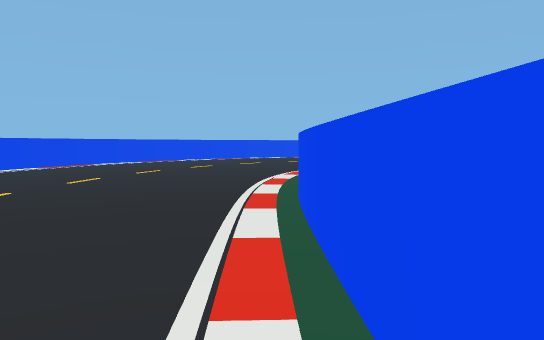
View 1 (above)

19 first-person views from a walk through a Unity game level. The camera is 1.2 m above the floor, tilts 4° down and sees 70° across. The floor is counted in squares, 2 m on a side. Each view is taken from the middle of a square. On the plan, view 1 faces up. The plan holds only what a view shows up to about 11 squares ahead; the rest is blank. The place goes on beyond the plan.

View 2
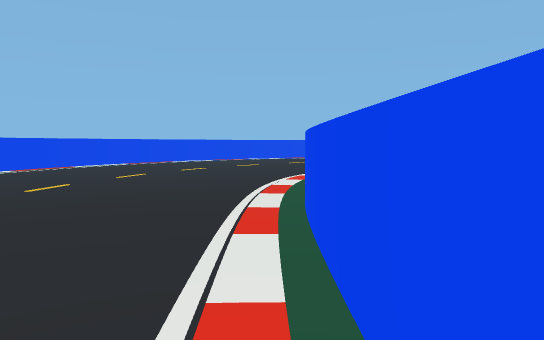

View 3
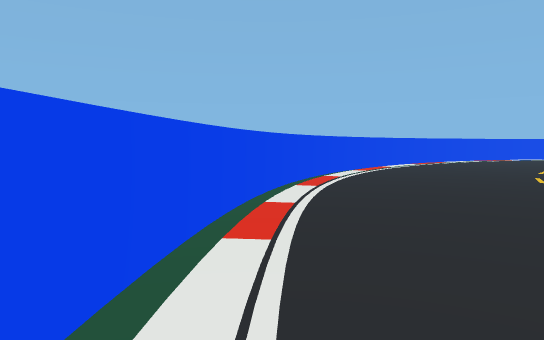

View 4
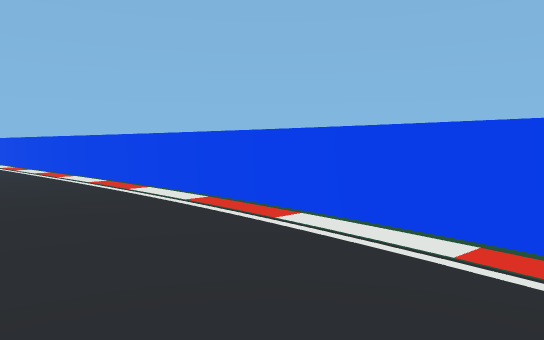

View 5
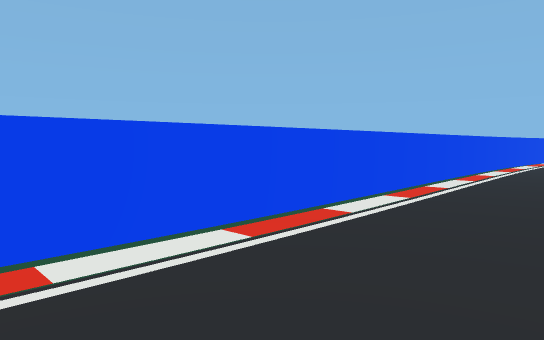

View 6
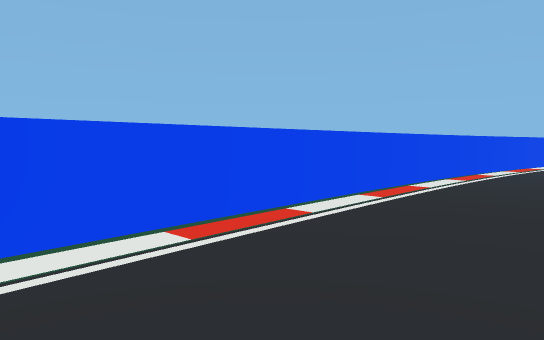

View 7
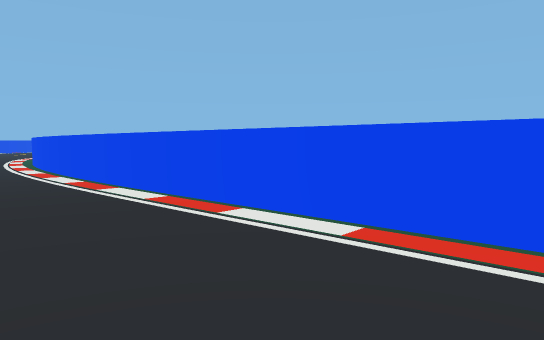

View 8
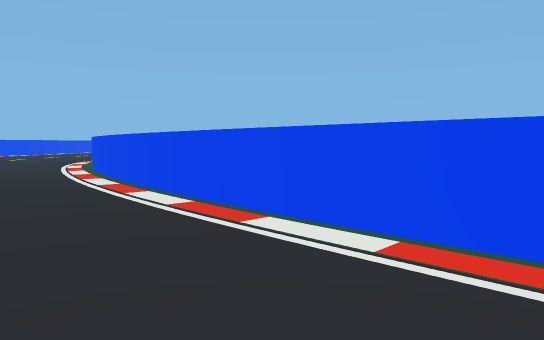

View 9
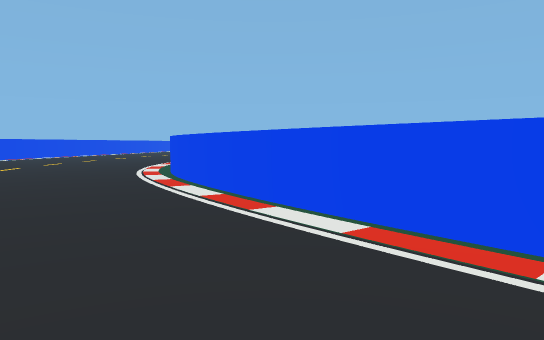

View 10
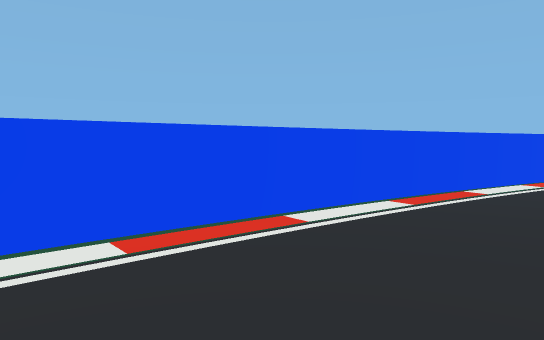

View 11
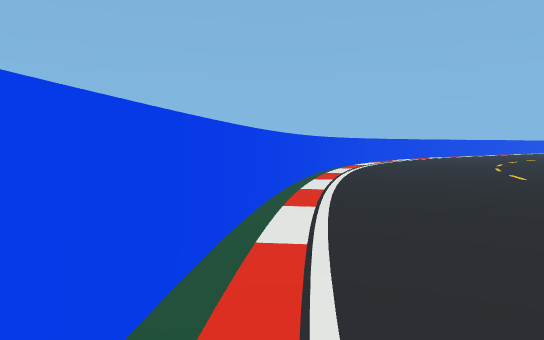

View 12
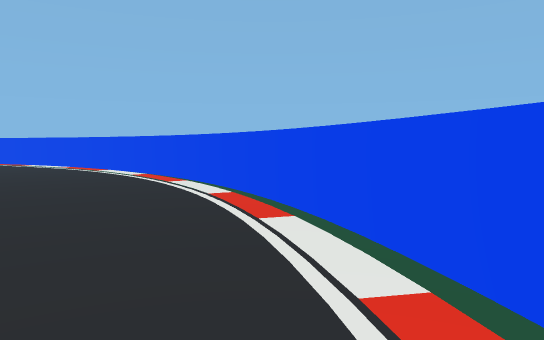

View 13
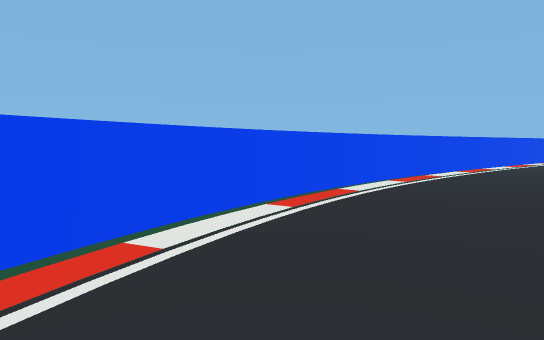

View 14
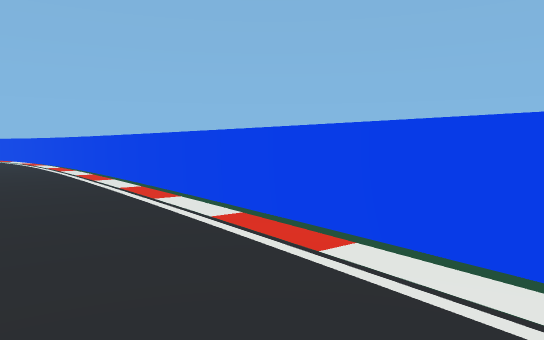

View 15
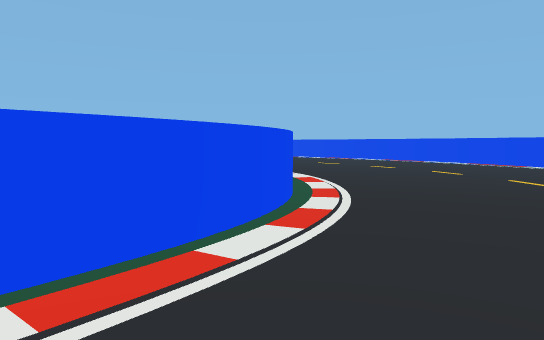

View 16
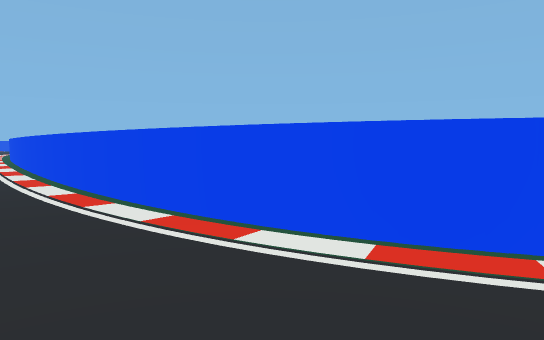

View 17
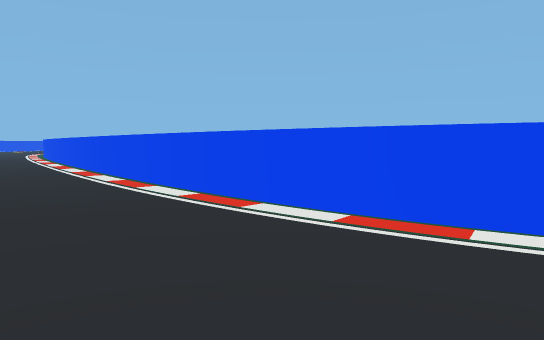

View 18
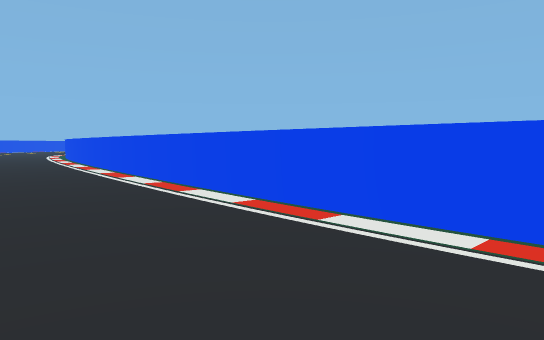

View 19
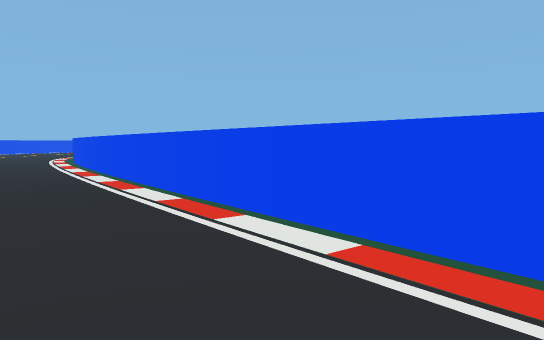

### Floor plan
Points are (right, up) in squares from view 1. A wall is a line through its corners. A room is listed if a view was taken in it or the views show most of it. See-through windows are left out.
Room 1 (views 1, 2, 3, 4, 5, 6, 7, 8, 9, 10, 11, 12, 13, 14, 15, 16, 17, 18, 19)
walls: (-6.8, 4.6) (-6.2, -7.6); (2.5, 9.9) (3.3, 10.5); (-6.5, 6.9) (-6.7, 4.4); (2.9, 10.2) (3.8, 10.7); (3.3, 10.4) (4.2, 10.8); (-6.2, 8.4) (-6.5, 6.8); (3.7, 10.7) (4.9, 11); (4.4, 10.9) (6.5, 11.3); (-5.4, 11) (-6.3, 8.3); (6.2, 11.2) (7.8, 11.2); (-4.2, 12.9) (-5.4, 10.8); (-3.8, 13.3) (-4.2, 12.8); (0.8, -8.2) (0.2, 4.6); (7.6, 11.4) (17.9, 10.2); (-6.3, -7.4) (-6.8, -12.2); (-2, 15.3) (-3.9, 13.3); (-1.5, 15.6) (-2, 15.2); (-0.1, 16.6) (-1.6, 15.6); (0.9, 17.1) (-0.2, 16.5); (1.9, 17.4) (0.9, 17); (0.3, -12.6) (0.6, -8.1); (4.5, 18.1) (1.8, 17.5); (-6.9, -12) (-7.3, -14.3); (6.5, 18.3) (4.4, 18); (9.6, 18.3) (6.4, 18.2); (-7.3, -14) (-7.9, -15.7); (-0.4, -15.7) (0.2, -12.5); (17.8, 10.1) (19.5, 9.8); (12.2, 17.9) (9.5, 18.1); (-7.9, -15.5) (-8.3, -16.5); (-1.1, -17.5) (-0.5, -15.6); (-1.7, -18.9) (-1.1, -17.4); (-2.1, -19.6) (-1.7, -18.8); (18.8, 17) (11.6, 18.1)

Positions as (right, up) in squares from view 1, and headings:
1: (0, 0), facing up
2: (0, 1), facing up
3: (-6, 4), facing up
4: (-4, 7), facing down-left
5: (-2, 4), facing down-right
6: (-2, -1), facing down-right
7: (-4, 0), facing down-left
8: (-4, -5), facing down-left
9: (-4, -9), facing down-left
10: (-2, -9), facing down-right
11: (0, -9), facing down
12: (5, 17), facing left
13: (1, 15), facing up-right
14: (19, 15), facing up-left
15: (6, 13), facing down-left
16: (3, 13), facing down-right
17: (4, 14), facing down-right
18: (7, 14), facing down-right
19: (11, 13), facing down-right
